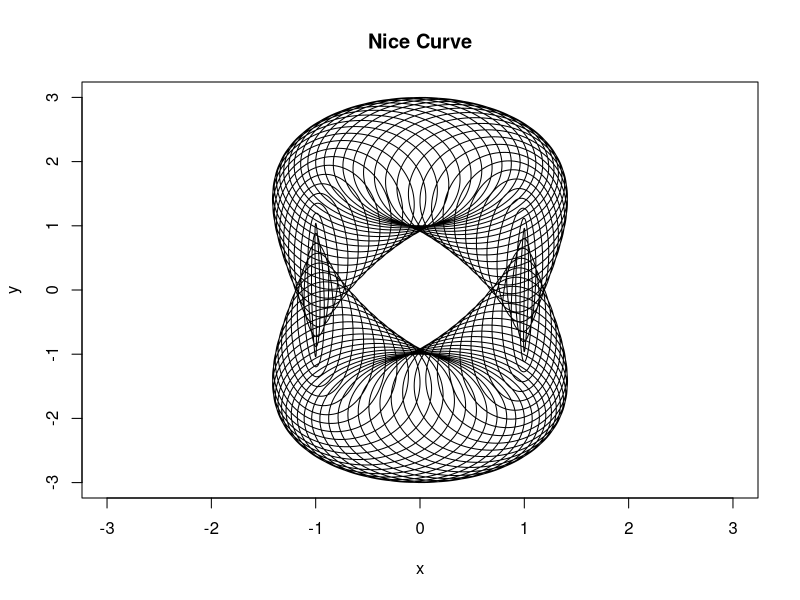

The R source for this figure:
# final exam for programming in r 2022 

# exercise 1 
circle <- function(r) {
  # get the maximum range of iteration 
  top_range <- 2*r
  # counters for keeping track of layer of circle
  layer <- 1
  current_space <- r 
  sidespace_counter <- r-1
  
  # create the top part of the circle
  print(paste(strrep(' ', sidespace_counter), strrep('*', r), strrep(' ', sidespace_counter)))
  
  for (i in 1:top_range) {
    for (j in 1:top_range) {
      if (abs((sqrt((i-r)^2+(j-r)^2))-r) < 0.5) {
        # print the top of the circle
        if (layer < r) {
          sidespace_counter = sidespace_counter - 1
          print(paste(strrep(' ', sidespace_counter), '*', strrep(' ', current_space-2), '*', strrep(' ', sidespace_counter)))
          current_space = current_space + 2
        }
        
        # print middle of the circle
        else if (layer ==r) {
          for (i in 1:r) {
            print(paste('*', strrep(' ', current_space-2), '*'))
          }
        }
        
        else {
          current_space = current_space - 2
          if (current_space - r < 0) {
            break
          }
          print(paste(strrep(' ', sidespace_counter), '*', strrep(' ', current_space-2), '*', strrep(' ', sidespace_counter)))
          sidespace_counter = sidespace_counter + 1
        }
        
        # increment the space counter between each side of the circle and the layer 
        layer = layer + 1
      }
    }
  }
  
  # create the bottom part of the circle 
  print(paste(strrep(' ', r-1), strrep('*', r), strrep(' ', r-1)))
}
circle(5)

# exercise 2 
t <- seq(0, 2*pi, ((2*pi)/10000))
x <- cos(t) - cos(80*t)*sin(t)
y <- 2*sin(t) - sin(80*t)
plot(x, y, xlim=c(-3, 3), ylim=c(-3, 3), main='Nice Curve', type='l')

# exercise 3
reverse_num <- function(n) {
  reverse_num_str <- ''
  n = as.character(n)
  for (i in strsplit(n, '')[[1]]) {
    reverse_num_str = paste(i, reverse_num_str, sep='')
  }
  return(as.numeric(reverse_num_str))
}

result <- NULL
total <- 0
for (i in 1:10000) {
  result = i + reverse_num(i)
  
  # check if the number follows the condition for reversible
  odd_counter <- TRUE
  if (result %% 2 == 1) {
    # iterate through each digit
    for (digit in strsplit(as.character(result), '')[[1]]) {
      # check if the digit is even and set the counter to false if found 
      if (as.numeric(digit) %% 2 == 0) {
        odd_counter = FALSE
      }
    }
  }
  else {
    odd_counter = FALSE
  }
  
  # check the counter and increase total if stays true
  if (odd_counter == TRUE) {
    total = total + 1
  }
}

print(paste("There are", total, "reversible numbers below 10,000"))











